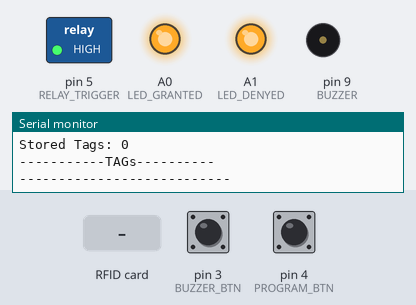
Simulated run of this sketch. Board: Arduino Uno, built with avr-gcc and run on an emulated ATmega328P. Parts: switched loads named in the sketch (green lamp = pin HIGH), output pins drawn as LEDs (lit = HIGH), buzzer (waves = sounding), the last lines printed to the serial monitor. Dashed ring = blinking. The test bench sets the inputs (shaded band); at power-on: pin 3 (BUZZER_BTN) HIGH, pin 4 (PROGRAM_BTN) HIGH. EEPROM starts erased; pins used as bus, display or sensor lines are not drawn.

Above: at 2.4 s.
2.5 s: RFID card 5E 7A 19 C4 held to the reader
At 2.65 s:
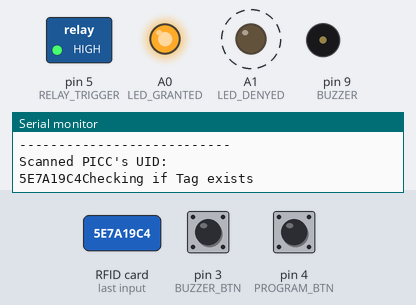
4.5 s: pin 3 (BUZZER_BTN) pulled LOW for 0.15 s
At 4.59 s:
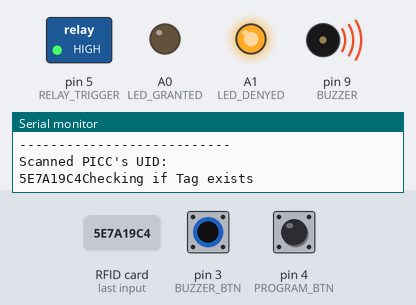
6.1 s: pin 4 (PROGRAM_BTN) pulled LOW for 1 s
At 6.21 s:
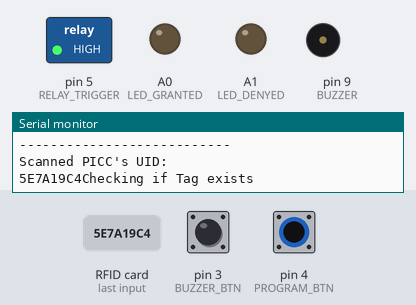
9.1 s: pin 4 (PROGRAM_BTN) pulled LOW for 3.2 s
At 13.2 s:
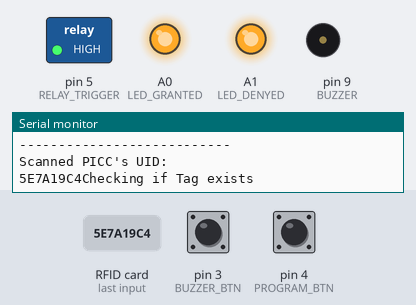
13.8 s: pin 3 (BUZZER_BTN) pulled LOW for 3.2 s
At 14.3 s:
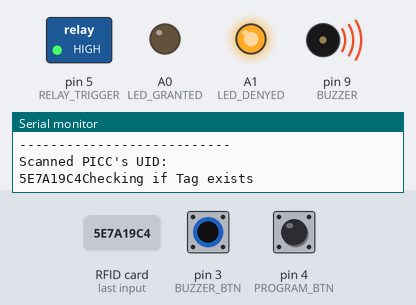
18.6 s: pin 3 (BUZZER_BTN) driven LOW and pin 4 (PROGRAM_BTN) driven LOW
At 19.3 s:
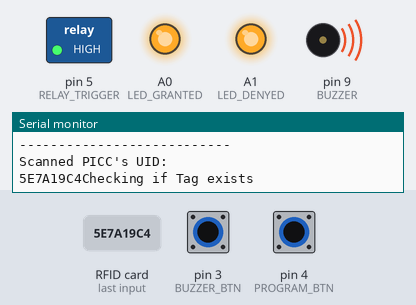
Timing chart, 0 to 22.6 s (numbered marks = the images above; inputs shaded):
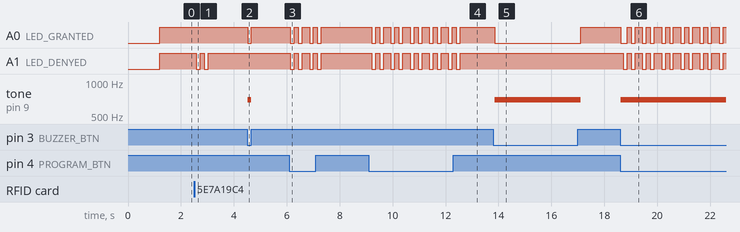

The sketch:

rfid.ino
```cpp
// (licence header left out)
#include <SPI.h>
#include <MFRC522.h>
#include <EEPROM.h>
#include "pitches.h"


#define RST_PIN         7          // Configurable, see typical pin layout above
#define SS_PIN          10         // Configurable, see typical pin layout above


/// OUTPUTs
#define LED_GRANTED A0
#define LED_DENYED  A1
#define RELAY_TRIGGER 5
#define BUZZER 9

///INPUTs
#define PROGRAM_BTN 4
#define BUZZER_BTN 3

MFRC522 mfrc522(SS_PIN, RST_PIN);  // Create MFRC522 instance


/// EEPROM
int count;          // count of stored tags
byte readCard[4];   // Stores scanned ID read from RFID Module

/// State
int programMode = HIGH;
bool buzzer_toggle = false;


void setup() {

  ///Output pins
  pinMode(LED_GRANTED, OUTPUT);
  pinMode(LED_DENYED, OUTPUT);
  pinMode(RELAY_TRIGGER, OUTPUT);
  pinMode(BUZZER, OUTPUT);
  ///Input pins
  pinMode(PROGRAM_BTN, INPUT_PULLUP);
  pinMode(BUZZER_BTN, INPUT_PULLUP);


  digitalWrite(LED_GRANTED, LOW);
  digitalWrite(LED_DENYED, LOW);
  digitalWrite(RELAY_TRIGGER, HIGH);
  /// start initialization

  Serial.begin(9600);   // Initialize serial communications with the PC
  while (!Serial);    // Do nothing if no serial port is opened (added for Arduinos based on ATMEGA32U4)
  SPI.begin();      // Init SPI bus
  //SPI.setClockDivider(SPI_CLOCK_DIV8);

  mfrc522.PCD_Init();   // Init MFRC522
  delay(50);       // Optional delay. Some board do need more time after init to be ready, see Readme

  mfrc522.PCD_SetAntennaGain(mfrc522.RxGain_max);
  ShowReaderDetails();

  Serial.println(F("Scan PICC to see UID, SAK, type, and data blocks..."));

  loadAndCheckEEPROM();


  delay(1000);
  /// end initialization
  digitalWrite(LED_GRANTED, HIGH);
  digitalWrite(LED_DENYED, HIGH);
}

void loop() {

  programMode = digitalRead(PROGRAM_BTN);

  if (programMode == LOW) {

    programModeLED();
    if (getID() == 1) {
      if (storeNewTag()) {
        successLED();
      } else {
        failureLED();
      }
    }


  } else {

    if (getID() == 1) {
      if (idExists(readCard)) {
        granted();
        openDoor();
      } else {
        denyed();
      }
    }


    if (digitalRead(BUZZER_BTN) == LOW) {
      if (buzzer_toggle == false) {
        tone(BUZZER, NOTE_F5);
        digitalWrite(LED_GRANTED, LOW);
        buzzer_toggle = true;
      }
    } else {
      buzzer_toggle = false;
      digitalWrite(LED_GRANTED, HIGH);
      noTone(BUZZER);
    }
  }

  delay(100);
}


void loadAndCheckEEPROM() {

  //    for (int i = 0; i < EEPROM.length(); i++) {
  //     EEPROM.write(i, 255);
  //    }

  count = EEPROM.read(0);
  if (count == 255) {
    EEPROM.write(0, 0);
    count = EEPROM.read(0);
  }
  Serial.print("\nStored Tags: ");
  Serial.print(count);


  Serial.println("\n-----------TAGs----------");
  for (int i = 0; i < count; i++) {
    for (int j = 0; j < 4; j++) {
      Serial.print(EEPROM.read((i * 4) + j + 1), HEX);
    }
    Serial.println("");
  }
  Serial.println("---------------------------");

}


uint8_t getID() {

  // Getting ready for Reading PICCs
  if ( ! mfrc522.PICC_IsNewCardPresent()) { //If a new PICC placed to RFID reader continue
    return 0;
  }

  if ( ! mfrc522.PICC_ReadCardSerial()) {   //Since a PICC placed get Serial and continue
    return 0;
  }

  // There are Mifare PICCs which have 4 byte or 7 byte UID care if you use 7 byte PICC
  // I think we should assume every PICC as they have 4 byte UID
  // Until we support 7 byte PICCs
  Serial.println(F("Scanned PICC's UID:"));
  for ( uint8_t i = 0; i < 4; i++) {  //
    readCard[i] = mfrc522.uid.uidByte[i];
    Serial.print(readCard[i], HEX);
  }

  mfrc522.PICC_HaltA(); // Stop reading
  return 1;
}


void ShowReaderDetails() {
  // Get the MFRC522 software version
  byte v = mfrc522.PCD_ReadRegister(mfrc522.VersionReg);
  Serial.print(F("MFRC522 Software Version: 0x"));
  Serial.print(v, HEX);
  if (v == 0x91)
    Serial.print(F(" = v1.0"));
  else if (v == 0x92)
    Serial.print(F(" = v2.0"));
  else
    Serial.print(F(" (unknown),probably a chinese clone?"));
  Serial.println("");
  // When 0x00 or 0xFF is returned, communication probably failed
  if ((v == 0x00) || (v == 0xFF)) {
    Serial.println(F("WARNING: Communication failure, is the MFRC522 properly connected?"));
    Serial.println(F("SYSTEM HALTED: Check connections."));
    // Visualize system is halted
    //    digitalWrite(greenLed, LED_OFF);  // Make sure green LED is off
    //   digitalWrite(blueLed, LED_OFF);   // Make sure blue LED is off
    //    digitalWrite(redLed, LED_ON);   // Turn on red LED
    while (true); // do not go further
  }
}


bool bytesEquals ( byte a[], byte b[] ) {
  for ( uint8_t k = 0; k < 4; k++ ) {   // Loop 4 times
    if ( a[k] != b[k] ) {     // IF a != b then false, because: one fails, all fail
      return false;
    }
  }
  return true;
}


bool idExists(byte tag[]) {

  Serial.println("Checking if Tag exists");

  for (int i = 0; i < count; i++) {
    byte tmpTag[4];

    for (int j = 0; j < 4; j++) {
      tmpTag[j] = EEPROM.read((i * 4) + j + 1);
    }

    if (bytesEquals(tag, tmpTag)) {
      Serial.println("Tag exists");
      return true;
    }
  }

  return false;
}


bool storeNewTag() {
  Serial.println("Saving new tag");

  if (!idExists(readCard)) {     // Before we write to the EEPROM, check to see if we have seen this card before!

    int start = (count) * 4;
    for ( int i = 0; i < 4; i++ ) {
      Serial.println(start + i + 1);
      EEPROM.write(start + i + 1, readCard[i]);
    }

    EEPROM.write(0, count + 1);
    count += 1;

    Serial.println(F("Succesfully added ID record to EEPROM"));

    return true;
  }

  Serial.println(F("Failed! There is something wrong with ID or bad EEPROM"));
  return false;
}


void openDoor() {
  Serial.println("OpenDoor");
  digitalWrite(RELAY_TRIGGER, LOW);
  delay(1500);
  digitalWrite(RELAY_TRIGGER, HIGH);
}

void granted() {
  digitalWrite(LED_GRANTED, LOW);
  delay(150);
  digitalWrite(LED_GRANTED, HIGH);
  delay(150);
  digitalWrite(LED_GRANTED, LOW);
  delay(150);
  digitalWrite(LED_GRANTED, HIGH);
}


void denyed() {
  digitalWrite(LED_DENYED, LOW);
  delay(150);
  digitalWrite(LED_DENYED, HIGH);
  delay(150);
  digitalWrite(LED_DENYED, LOW);
  delay(150);
  digitalWrite(LED_DENYED, HIGH);
}


void programModeLED() {

  digitalWrite(LED_DENYED, LOW);
  digitalWrite(LED_GRANTED, LOW);
  delay(150);
  digitalWrite(LED_DENYED, HIGH);
  digitalWrite(LED_GRANTED, HIGH);
  delay(150);
  digitalWrite(LED_DENYED, LOW);
  digitalWrite(LED_GRANTED, LOW);
  delay(150);
  digitalWrite(LED_DENYED, HIGH);
  digitalWrite(LED_GRANTED, HIGH);
  delay(150);

}

void successLED() {
  digitalWrite(LED_GRANTED, LOW);
  delay(1000);
  digitalWrite(LED_GRANTED, HIGH);
  delay(1000);
}

void failureLED() {
  digitalWrite(LED_DENYED, LOW);
  delay(1000);
  digitalWrite(LED_DENYED, HIGH);
  delay(1000);
}


void RING() {

  if (digitalRead(BUZZER_BTN == LOW)){
  Serial.println("RING");
  digitalWrite(LED_DENYED, LOW);
  digitalWrite(LED_GRANTED, LOW);
  delay(150);
  digitalWrite(LED_DENYED, HIGH);
  digitalWrite(LED_GRANTED, HIGH);


  tone(BUZZER, NOTE_F5);
  } else {
    noTone(BUZZER);
  }
}
```

pitches.h
```cpp
 #define NOTE_B0  31
#define NOTE_C1  33
#define NOTE_CS1 35
#define NOTE_D1  37
#define NOTE_DS1 39
#define NOTE_E1  41
#define NOTE_F1  44
#define NOTE_FS1 46
#define NOTE_G1  49
#define NOTE_GS1 52
#define NOTE_A1  55
#define NOTE_AS1 58
#define NOTE_B1  62
#define NOTE_C2  65
#define NOTE_CS2 69
#define NOTE_D2  73
#define NOTE_DS2 78
#define NOTE_E2  82
#define NOTE_F2  87
#define NOTE_FS2 93
#define NOTE_G2  98
#define NOTE_GS2 104
#define NOTE_A2  110
#define NOTE_AS2 117
#define NOTE_B2  123
#define NOTE_C3  131
#define NOTE_CS3 139
#define NOTE_D3  147
#define NOTE_DS3 156
#define NOTE_E3  165
#define NOTE_F3  175
#define NOTE_FS3 185
#define NOTE_G3  196
#define NOTE_GS3 208
#define NOTE_A3  220
#define NOTE_AS3 233
#define NOTE_B3  247
#define NOTE_C4  262
#define NOTE_CS4 277
#define NOTE_D4  294
#define NOTE_DS4 311
#define NOTE_E4  330
#define NOTE_F4  349
#define NOTE_FS4 370
#define NOTE_G4  392
#define NOTE_GS4 415
#define NOTE_A4  440
#define NOTE_AS4 466
#define NOTE_B4  494
#define NOTE_C5  523
#define NOTE_CS5 554
#define NOTE_D5  587
#define NOTE_DS5 622
#define NOTE_E5  659
#define NOTE_F5  698
#define NOTE_FS5 740
#define NOTE_G5  784
#define NOTE_GS5 831
#define NOTE_A5  880
#define NOTE_AS5 932
#define NOTE_B5  988
#define NOTE_C6  1047
#define NOTE_CS6 1109
#define NOTE_D6  1175
#define NOTE_DS6 1245
#define NOTE_E6  1319
#define NOTE_F6  1397
#define NOTE_FS6 1480
#define NOTE_G6  1568
#define NOTE_GS6 1661
#define NOTE_A6  1760
#define NOTE_AS6 1865
#define NOTE_B6  1976
#define NOTE_C7  2093
#define NOTE_CS7 2217
#define NOTE_D7  2349
#define NOTE_DS7 2489
#define NOTE_E7  2637
#define NOTE_F7  2794
#define NOTE_FS7 2960
#define NOTE_G7  3136
#define NOTE_GS7 3322
#define NOTE_A7  3520
#define NOTE_AS7 3729
#define NOTE_B7  3951
#define NOTE_C8  4186
#define NOTE_CS8 4435
#define NOTE_D8  4699
#define NOTE_DS8 4978
```

Measured:
- after the input at 2.5 s, A1 (LED_DENYED): alternates HIGH for 0.15 s and LOW for 0.15 s, 4 changes in all, then stays HIGH, starting after 0.08 s
- after the input at 4.5 s, A0 (LED_GRANTED): HIGH → LOW at once, → HIGH 0.13 s later; tone on pin 9 (BUZZER): silent → 698 Hz at once, → silent 0.13 s later
- after the input at 6.1 s, A0 (LED_GRANTED), A1 (LED_DENYED): HIGH → LOW at once, → HIGH 0.15 s later, → LOW 0.15 s later, → HIGH 0.15 s later, … (8 changes in this stretch)
- after the input at 9.1 s, A0 (LED_GRANTED), A1 (LED_DENYED): HIGH → LOW after 0.11 s, then repeats every 0.73 s: HIGH 0.15 s, LOW 0.15 s, HIGH 0.28 s, LOW 0.15 s, until it stays HIGH from 12.6 s
- after the input at 13.8 s, A0 (LED_GRANTED): HIGH → LOW after 0.06 s, → HIGH 3.3 s later; tone on pin 9 (BUZZER): silent → 698 Hz after 0.06 s, → silent 3.3 s later
- after the input at 18.6 s, A0 (LED_GRANTED): HIGH → LOW at once, then repeats every 0.73 s: HIGH 0.15 s, LOW 0.15 s, HIGH 0.28 s, LOW 0.15 s; A1 (LED_DENYED): HIGH → LOW after 0.11 s, then repeats every 0.73 s: HIGH 0.15 s, LOW 0.15 s, HIGH 0.28 s, LOW 0.15 s; tone on pin 9 (BUZZER): silent → 698 Hz at once
